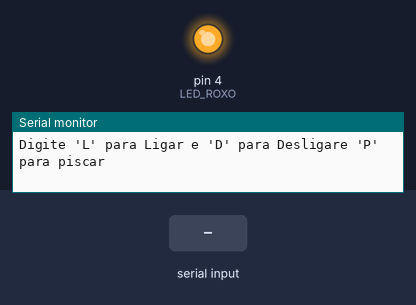
Simulated run of this sketch. Board: Arduino Uno, built with avr-gcc and run on an emulated ATmega328P. Parts: output pins drawn as LEDs (lit = HIGH), the last lines printed to the serial monitor. Dashed ring = blinking. The test bench sets the inputs (shaded band).

Above: at 1.2 s.
1.3 s: "P" received over Serial
At 2.1 s:
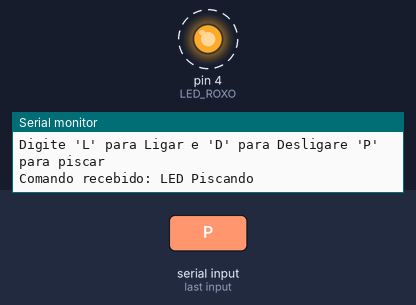
At 8.1 s:
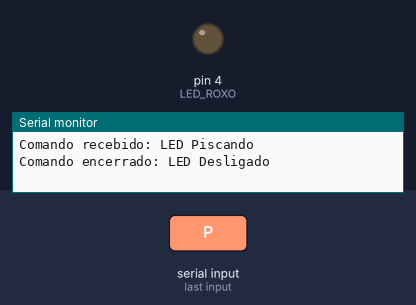
Timing chart, 0 to 9.6 s (numbered marks = the images above; inputs shaded):
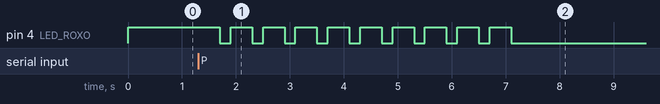

Measured:
- after the input at 1.3 s, pin 4 (LED_ROXO): alternates HIGH for 0.40 s and LOW for 0.20 s, 19 changes in all, then stays LOW, starting after 0.40 s

The sketch:

comandos_serial_led.ino
```cpp
#define LED_ROXO 4

void setup() {
  Serial.begin(115200);
  pinMode(LED_ROXO, OUTPUT);
  digitalWrite(LED_ROXO, HIGH);
  Serial.println("Digite 'L' para Ligar e 'D' para Desligare 'P' para piscar");
}

void loop() {
  // Veriica se há dados chengado no PC
  if(Serial.available() > 0) {
    // Lê 1 caractere recebido
    char comando = Serial.read();

    if(comando == 'L' || comando == 'l')
    {
      // ligar
      digitalWrite(LED_ROXO, HIGH);
      Serial.println("Comando recebido: LED Ligado");
    }
    else if (comando == 'D' || comando == 'd')
    {
      // desligar
      digitalWrite(LED_ROXO, LOW);
      Serial.println("Comando recebido: LED Desligado");
    }
    else if (comando == 'P' || comando == 'p')
    {
      Serial.println("Comando recebido: LED Piscando");
      for(int i = 0; i < 10; i++)
      {
        digitalWrite(LED_ROXO, HIGH);
        delay(400);
        digitalWrite(LED_ROXO, LOW);
        delay(200);
      }

      Serial.println("Comando encerrado: LED Desligado");
    }
    else
    {
      Serial.print("Comando '");
      Serial.print(comando);
      Serial.println("' não reconhecido!");
    }
    // Ignora caracteres direfentes
  }

  delay(20);
}
```
